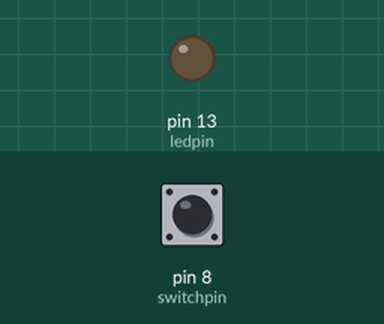
A sketch run on a simulated Arduino Uno, built with avr-gcc and run on an emulated ATmega328P. Parts: output pins drawn as LEDs (lit = HIGH). Inputs (shaded band) come from the test bench; at power-on: pin 8 (switchpin) LOW. What the sketch prints to the serial monitor is not drawn.

Above: at 1.2 s.
1.3 s: pin 8 (switchpin) pulled HIGH for 0.15 s
At 1.37 s:
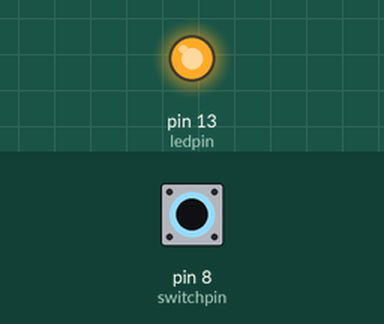
2.9 s: pin 8 (switchpin) pulled HIGH for 3.2 s
At 7.4 s:
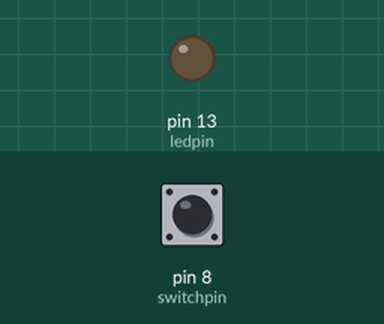
Timing chart, 0 to 8.9 s (numbered marks = the images above; inputs shaded):
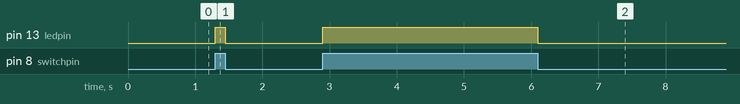

Measured:
- after the input at 1.3 s, pin 13 (ledpin): LOW → HIGH at once, → LOW 0.15 s later
- after the input at 2.9 s, pin 13 (ledpin): LOW → HIGH at once, → LOW 3.2 s later

The sketch:

simple_switch.ino
```cpp
int ledpin=13;
int switchpin=8;


void setup() {
  // put your setup code here, to run once:
pinMode(switchpin,INPUT);
pinMode(ledpin,OUTPUT);
Serial.begin(9600);
}

void loop() {
Serial.print(digitalRead(switchpin));  // put your main code here, to run repeatedly:
if(digitalRead(switchpin)==HIGH){
  digitalWrite(ledpin,HIGH);
}
else{
 digitalWrite(ledpin,LOW);
}
}
```
